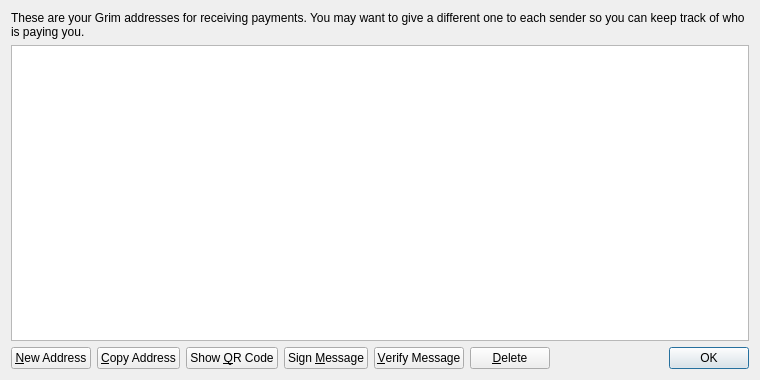
<?xml version="1.0" encoding="UTF-8"?>
<ui version="4.0">
 <class>AddressBookPage</class>
 <widget class="QWidget" name="AddressBookPage">
  <property name="geometry">
   <rect>
    <x>0</x>
    <y>0</y>
    <width>760</width>
    <height>380</height>
   </rect>
  </property>
  <property name="windowTitle">
   <string>Address Book</string>
  </property>
  <layout class="QVBoxLayout" name="verticalLayout">
   <item>
    <widget class="QLabel" name="labelExplanation">
     <property name="text">
      <string>These are your Grim addresses for receiving payments. You may want to give a different one to each sender so you can keep track of who is paying you.</string>
     </property>
     <property name="textFormat">
      <enum>Qt::PlainText</enum>
     </property>
     <property name="wordWrap">
      <bool>true</bool>
     </property>
    </widget>
   </item>
   <item>
    <widget class="QTableView" name="tableView">
     <property name="contextMenuPolicy">
      <enum>Qt::CustomContextMenu</enum>
     </property>
     <property name="toolTip">
      <string>Double-click to edit address or label</string>
     </property>
     <property name="tabKeyNavigation">
      <bool>false</bool>
     </property>
     <property name="selectionMode">
      <enum>QAbstractItemView::SingleSelection</enum>
     </property>
     <property name="selectionBehavior">
      <enum>QAbstractItemView::SelectRows</enum>
     </property>
     <property name="sortingEnabled">
      <bool>true</bool>
     </property>
     <attribute name="verticalHeaderVisible">
      <bool>false</bool>
     </attribute>
    </widget>
   </item>
   <item>
    <layout class="QHBoxLayout" name="horizontalLayout">
     <item>
      <widget class="QPushButton" name="newAddressButton">
       <property name="toolTip">
        <string>Create a new address</string>
       </property>
       <property name="text">
        <string>&amp;New Address</string>
       </property>
      </widget>
     </item>
     <item>
      <widget class="QPushButton" name="copyToClipboard">
       <property name="toolTip">
        <string>Copy the currently selected address to the system clipboard</string>
       </property>
       <property name="text">
        <string>&amp;Copy Address</string>
       </property>
      </widget>
     </item>
     <item>
      <widget class="QPushButton" name="showQRCode">
       <property name="text">
        <string>Show &amp;QR Code</string>
       </property>
      </widget>
     </item>
     <item>
      <widget class="QPushButton" name="signMessage">
       <property name="toolTip">
        <string>Sign a message to prove you own a Grim address</string>
       </property>
       <property name="text">
        <string>Sign &amp;Message</string>
       </property>
      </widget>
     </item>
     <item>
      <widget class="QPushButton" name="verifyMessage">
       <property name="toolTip">
        <string>Verify a message to ensure it was signed with a specified Grim address</string>
       </property>
       <property name="text">
        <string>&amp;Verify Message</string>
       </property>
      </widget>
     </item>
     <item>
      <widget class="QPushButton" name="deleteButton">
       <property name="toolTip">
        <string>Delete the currently selected address from the list</string>
       </property>
       <property name="text">
        <string>&amp;Delete</string>
       </property>
      </widget>
     </item>
     <item>
      <spacer name="horizontalSpacer">
       <property name="orientation">
        <enum>Qt::Horizontal</enum>
       </property>
       <property name="sizeHint" stdset="0">
        <size>
         <width>40</width>
         <height>20</height>
        </size>
       </property>
      </spacer>
     </item>
     <item>
      <widget class="QDialogButtonBox" name="buttonBox">
       <property name="sizePolicy">
        <sizepolicy hsizetype="Maximum" vsizetype="Fixed">
         <horstretch>0</horstretch>
         <verstretch>0</verstretch>
        </sizepolicy>
       </property>
       <property name="standardButtons">
        <set>QDialogButtonBox::Ok</set>
       </property>
      </widget>
     </item>
    </layout>
   </item>
  </layout>
 </widget>
 <resources>
  <include location="../bitcoin.qrc"/>
 </resources>
 <connections/>
</ui>
